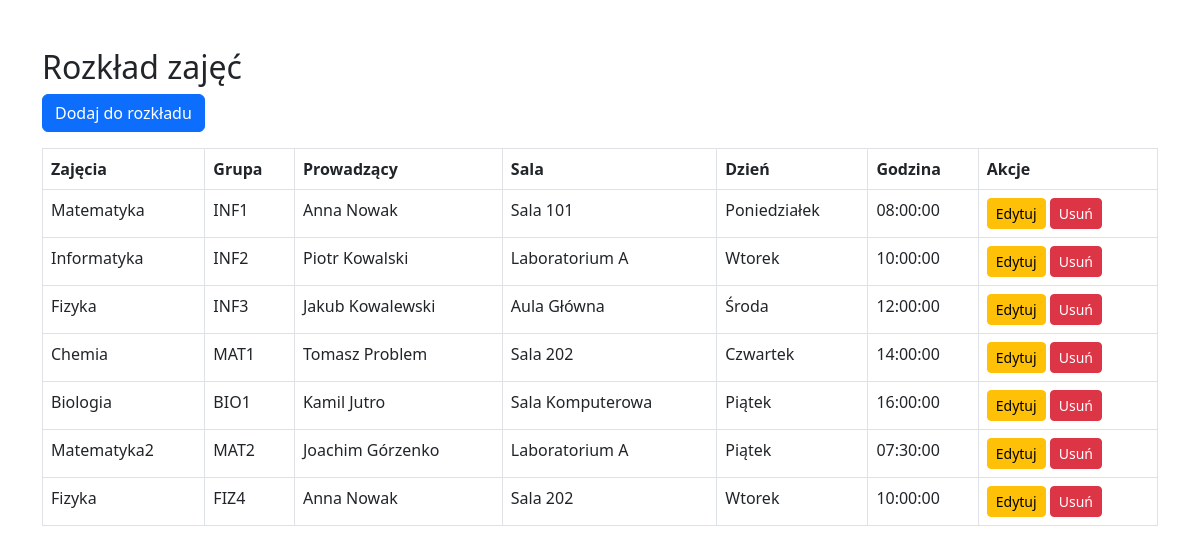
The page /rozklad_zajec/list.php on the database its author committed.
### tables this page shows
CREATE TABLE `rozklad_zajec` (
  `id_rozkladu` int(11) NOT NULL,
  `zajecia_id` int(11) NOT NULL,
  `sala_id` int(11) NOT NULL,
  `prowadzacy_id` int(11) NOT NULL,
  `grupa_id` int(11) NOT NULL,
  `id_terminu` int(11) NOT NULL
);

CREATE TABLE `zajecia` (
  `id_zajecia` int(11) NOT NULL,
  `nazwa_zajecia` varchar(50) NOT NULL,
  `rodzaj_zajecia` varchar(50) NOT NULL,
  `sala_id` int(11) NOT NULL,
  `prowadzacy_id` int(11) NOT NULL
);

CREATE TABLE `grupy_studenckie` (
  `grupa_id` int(11) NOT NULL,
  `grupa_nazwa` varchar(50) NOT NULL
);

CREATE TABLE `sale` (
  `sale_id` int(11) NOT NULL,
  `nazwa` varchar(100) NOT NULL
);

CREATE TABLE `terminy_zajec` (
  `id_terminu` int(11) NOT NULL,
  `id_zajecia` int(11) NOT NULL,
  `dzien_tygodnia` enum('Poniedziałek','Wtorek','Środa','Czwartek','Piątek','Sobota','Niedziela') NOT NULL,
  `godzina_start` time NOT NULL
);

### rozklad_zajec/list.php (the view, shortened to what this page needs)
<?php require_once '../includes/db.php'; ?>
<!DOCTYPE html>
<html lang="pl">
<head>
  <link href="https://cdn.jsdelivr.net/npm/bootstrap@5.3.0/dist/css/bootstrap.min.css" rel="stylesheet">
</head>
<body class="container mt-5">
  <h2>Rozkład zajęć</h2>
  <a href="create.php" class="btn btn-primary mb-3">Dodaj do rozkładu</a>
  <table class="table table-bordered">
    <thead>
      <tr><th>Zajęcia</th><th>Grupa</th><th>Prowadzący</th><th>Sala</th><th>Dzień</th><th>Godzina</th><th>Akcje</th></tr>
    </thead>
    <tbody>
    <?php
      $sql = "SELECT rz.id_rozkladu, z.nazwa_zajecia, g.grupa_nazwa,
                     CONCAT(p.imie, ' ', p.nazwisko) AS prowadzacy,
                     s.nazwa AS sala, t.dzien_tygodnia, t.godzina_start
              FROM rozklad_zajec rz
              JOIN zajecia z ON rz.zajecia_id = z.id_zajecia
              JOIN grupy_studenckie g ON rz.grupa_id = g.grupa_id
              JOIN prowadzacy p ON rz.prowadzacy_id = p.prowadzacy_id
              JOIN sale s ON rz.sala_id = s.sale_id
              JOIN terminy_zajec t ON rz.id_terminu = t.id_terminu";
      $stmt = $pdo->query($sql);
      foreach ($stmt as $row) {
          echo "<tr>
                  <td>{$row['nazwa_zajecia']}</td>
                  <td>{$row['grupa_nazwa']}</td>
                  <td>{$row['prowadzacy']}</td>
                  <td>{$row['sala']}</td>
                  <td>{$row['dzien_tygodnia']}</td>
                  <td>{$row['godzina_start']}</td>
                  <td>
                    <a href='edit.php?id={$row['id_rozkladu']}' class='btn btn-warning btn-sm'>Edytuj</a>
                    <a href='delete.php?id={$row['id_rozkladu']}' class='btn btn-danger btn-sm'>Usuń</a>
                  </td>
                </tr>";
      }
    ?>
    </tbody>
  </table>
</body>
</html>

### rows shown on the page
rozklad_zajec: zajecia.nazwa_zajecia "Matematyka", grupa.grupa_nazwa "INF1", prowadzacy "Anna Nowak", sala.nazwa "Sala 101", id_terminu.dzien_tygodnia "Poniedziałek", id_terminu.godzina_start "08:00:00"
rozklad_zajec: zajecia.nazwa_zajecia "Informatyka", grupa.grupa_nazwa "INF2", prowadzacy "Piotr Kowalski", sala.nazwa "Laboratorium A", id_terminu.dzien_tygodnia "Wtorek", id_terminu.godzina_start "10:00:00"
rozklad_zajec: zajecia.nazwa_zajecia "Fizyka", grupa.grupa_nazwa "INF3", prowadzacy "Jakub Kowalewski", sala.nazwa "Aula Główna", id_terminu.dzien_tygodnia "Środa", id_terminu.godzina_start "12:00:00"
rozklad_zajec: zajecia.nazwa_zajecia "Chemia", grupa.grupa_nazwa "MAT1", prowadzacy "Tomasz Problem", sala.nazwa "Sala 202", id_terminu.dzien_tygodnia "Czwartek", id_terminu.godzina_start "14:00:00"
rozklad_zajec: zajecia.nazwa_zajecia "Biologia", grupa.grupa_nazwa "BIO1", prowadzacy "Kamil Jutro", sala.nazwa "Sala Komputerowa", id_terminu.dzien_tygodnia "Piątek", id_terminu.godzina_start "16:00:00"
rozklad_zajec: zajecia.nazwa_zajecia "Matematyka2", grupa.grupa_nazwa "MAT2", prowadzacy "Joachim Górzenko", sala.nazwa "Laboratorium A", id_terminu.dzien_tygodnia "Piątek", id_terminu.godzina_start "07:30:00"
rozklad_zajec: zajecia.nazwa_zajecia "Fizyka", grupa.grupa_nazwa "FIZ4", prowadzacy "Anna Nowak", sala.nazwa "Sala 202", id_terminu.dzien_tygodnia "Wtorek", id_terminu.godzina_start "10:00:00"
